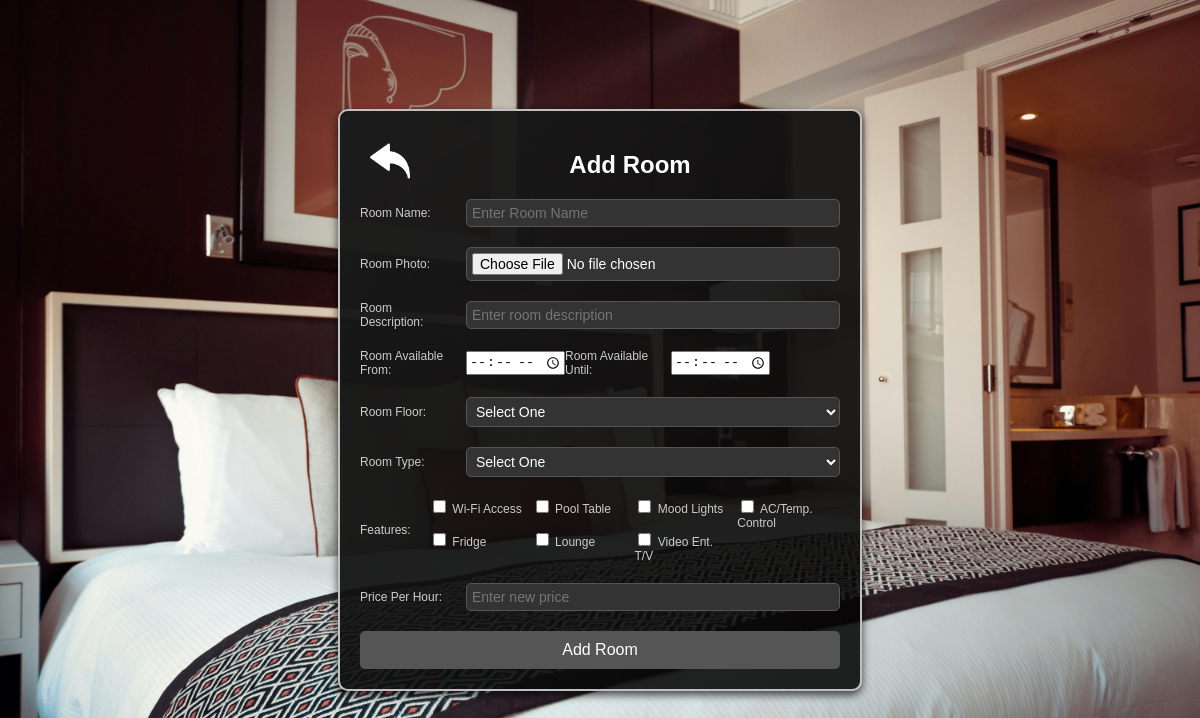
The page /admin/add_room.php (signed in) on the database its author committed.
### tables this page shows
CREATE TABLE `room_feature` (
  `id` int(11) NOT NULL,
  `name` varchar(250) DEFAULT NULL
);

### admin/add_room.php (the view, shortened to what this page needs)
<?php
$conn = mysqli_connect('localhost','root','','room_reservation');
?>
<!DOCTYPE html>
<html lang="en">
<head>
    <link rel="stylesheet" type="text/css" href="../assets/des.css">
</head>
<body>
<div class="add-room-container">
    <a href="admin.php"><img src="../assets/back.png" alt="Logo" class="icon-button"></a>
    <h2>Add Room</h2>
    <form method="POST" action="../config.php" enctype="multipart/form-data">
        <div class="form-group-add-room">
            <label for="room_name">Room Name:</label>
            <input type="text" name="room_name" placeholder="Enter Room Name" required>
        </div>
        <div class="form-group-add-room">
            <label for="image">Room Photo:</label>
            <input type="file" name="image" accept="image/*">
        </div>
        <div class="form-group-add-room">
            <label for="desc">Room Description:</label>
            <input type="text" name="description" placeholder="Enter room description" required>
        </div>
        <div class="form-group-add-room">
            <label for="open_in">Room Available From:</label>
            <input type="time" name="open_in" required>
            <label for="close_in">Room Available Until:</label>
            <input type="time" name="close_in" required>
        </div>
        <div class="form-group-add-room">
            <label for="floor">Room Floor:</label>
            <select name="floor" required class="compact-select">
                <option value="" disabled selected>Select One</option>
            </select>
        </div>
        <div class="form-group-add-room">
            <label for="type">Room Type:</label>
            <select name="type" required class="compact-select">
                <option value="" disabled selected>Select One</option>
            </select>
        </div>
        <div class="form-group-add-room">
            <label for="features">Features:</label>
            <div class="checkbox-grid">
                <?php
                $sql = mysqli_query($conn, "SELECT * FROM room_feature");
                while ($fetch = mysqli_fetch_assoc($sql)) {
                    $id = $fetch['id'];
                    $size = $fetch['name'];
                    echo "<label><input type='checkbox' name='room_feature[]' value='$id'> $size</label><br>";
                }
                ?>
            </div>
        </div>
        <div class="form-group-add-room">
            <label for="price">Price Per Hour:</label>
            <input type="text" id="price" name="price" placeholder="Enter new price" required>
        </div>
        <input type="submit" name="add_room" value="Add Room" class="submit-button">
    </form>
</div>
</body>
</html>

### assets/des.css (style rules this page uses)
body { margin: 0; padding: 0; height: 100vh; background-image: url('bg.jpg'); background-repeat: none; background-size: 100% 100%; font-family: Arial, sans-serif; color: white; display: flex; align-items: center; justify-content: center; overflow: hidden; }
.login-container::before, .add-room-container::before { content: ""; position: absolute; top: 0; left: 0; right: 0; bottom: 0; border-radius: 10px; background: linear-gradient(135deg, silver, transparent, silver, transparent); background-size: 300% 300%; animation: move-border 2s linear infinite; z-index: -1; }
.add-room-container { position: relative; width: 40%; background-color: rgba(0, 0, 0, 0.85); padding: 20px; border-radius: 10px; box-shadow: 0 4px 8px rgba(0, 0, 0, 0.7); overflow: hidden; text-align: left; border: 2px solid silver; }
.add-room-container h2, .details_room h2 { text-align: center; }
.form-group-add-room { display: flex; align-items: center; margin-bottom: 20px; }
.form-group-add-room label { width: 20%; margin-right: 10px; font-size: 12px; color: #ccc; text-align: left; }
.form-group-add-room input[type="text"], .form-group-add-room input[type="file"], .form-group-add-room input[type="date"], .form-group-add-room input[type="email"], .form-group-add-room select { flex: 1; padding: 5px; border: 1px solid #555; border-radius: 5px; background-color: #333; color: white; font-size: 14px; width: auto; }
.checkbox-grid { display: flex; flex-wrap: wrap; }
.checkbox-grid label { width: calc(25% - 10px); margin-right: 10px; }
.submit-button { width: 100%; padding: 10px; border: none; border-radius: 5px; background-color: #555; color: white; font-size: 16px; cursor: pointer; }
.icon-button { float: left; width: 40px; height: 40px; margin: 10px; }

### rows shown on the page
room_feature: name "Wi-Fi Access"
room_feature: name "Pool Table"
room_feature: name "Mood Lights"
room_feature: name "AC/Temp. Control"
room_feature: name "Fridge"
room_feature: name "Lounge"
room_feature: name "Video Ent. T/V"
